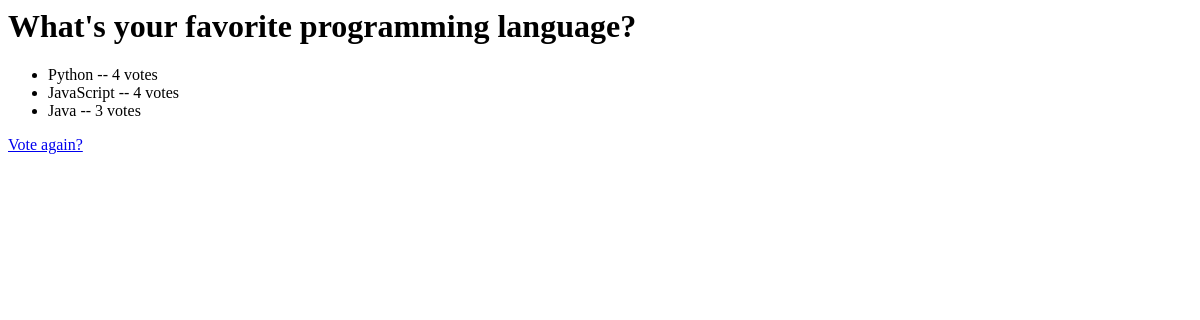
The page /polls/2/results/ on the database as committed earlier.
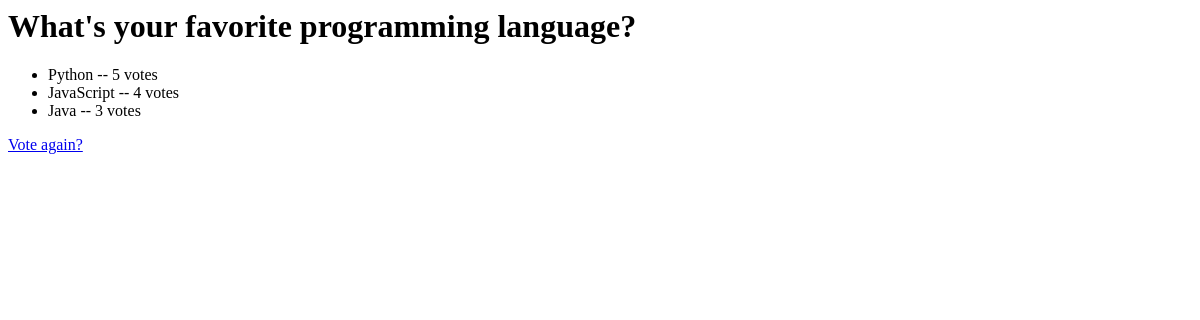
The same page on the database as committed later.
### polls/models.py (models this page shows, shortened)
class Question(models.Model):
    question_text = models.CharField(max_length=200)
    pub_date = models.DateTimeField("date published", default=timezone.now)

class Choice(models.Model):
    question = models.ForeignKey(Question, on_delete=models.CASCADE)
    choice_text = models.CharField(max_length=200)
    votes = models.IntegerField(default=0)

### polls/views.py (the view)
# urls.py: path("<int:pk>/results/", views.ResultsView.as_view(), name="results"),
class ResultsView(generic.DetailView):
    model = Question
    template_name = "polls/results.html"

### polls/templates/polls/results.html
<h1>{{ question.question_text }}</h1>
<ul>
{% for choice in question.choice_set.all %}
    <li>{{ choice.choice_text }} -- {{ choice.votes }} vote{{ choice.votes|pluralize }}</li>
{% endfor %}
</ul>
<a href="{% url 'polls:detail' question.id %}">Vote again?</a>

Rows that differ between the two databases and show on the page:
changed Choice "Python": votes "4" → "5"
